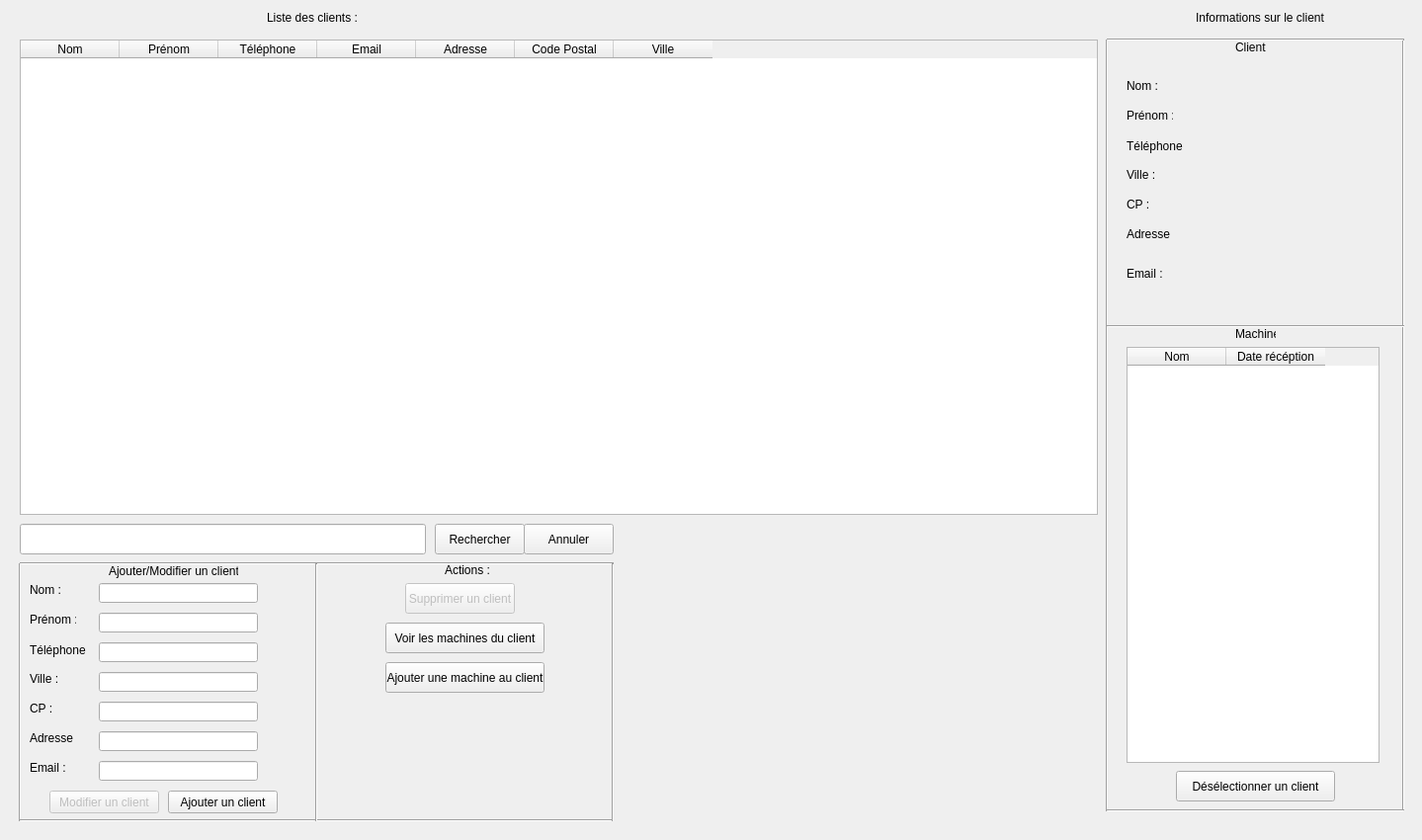
      <widget class="QWidget" name="tabClients">
       <attribute name="title">
        <string>Clients</string>
       </attribute>
       <widget class="QTableWidget" name="tableWidgetClient">
        <property name="geometry">
         <rect>
          <x>20</x>
          <y>40</y>
          <width>1091</width>
          <height>481</height>
         </rect>
        </property>
        <property name="sizeAdjustPolicy">
         <enum>QAbstractScrollArea::AdjustToContents</enum>
        </property>
        <property name="editTriggers">
         <set>QAbstractItemView::NoEditTriggers</set>
        </property>
        <property name="tabKeyNavigation">
         <bool>false</bool>
        </property>
        <property name="alternatingRowColors">
         <bool>true</bool>
        </property>
        <property name="selectionMode">
         <enum>QAbstractItemView::SingleSelection</enum>
        </property>
        <property name="selectionBehavior">
         <enum>QAbstractItemView::SelectRows</enum>
        </property>
        <property name="sortingEnabled">
         <bool>true</bool>
        </property>
        <column>
         <property name="text">
          <string>Nom</string>
         </property>
        </column>
        <column>
         <property name="text">
          <string>Prénom</string>
         </property>
        </column>
        <column>
         <property name="text">
          <string>Téléphone</string>
         </property>
        </column>
        <column>
         <property name="text">
          <string>Email</string>
         </property>
        </column>
        <column>
         <property name="text">
          <string>Adresse</string>
         </property>
        </column>
        <column>
         <property name="text">
          <string>Code Postal</string>
         </property>
        </column>
        <column>
         <property name="text">
          <string>Ville</string>
         </property>
        </column>
       </widget>
       <widget class="QLabel" name="label">
        <property name="geometry">
         <rect>
          <x>270</x>
          <y>10</y>
          <width>91</width>
          <height>16</height>
         </rect>
        </property>
        <property name="text">
         <string>Liste des clients :</string>
        </property>
       </widget>
       <widget class="Line" name="line">
        <property name="geometry">
         <rect>
          <x>1110</x>
          <y>40</y>
          <width>20</width>
          <height>781</height>
         </rect>
        </property>
        <property name="orientation">
         <enum>Qt::Vertical</enum>
        </property>
       </widget>
       <widget class="QLineEdit" name="lineEditRechercheClient">
        <property name="geometry">
         <rect>
          <x>20</x>
          <y>530</y>
          <width>411</width>
          <height>31</height>
         </rect>
        </property>
       </widget>
       <widget class="QPushButton" name="pushButtonRechercher">
        <property name="geometry">
         <rect>
          <x>440</x>
          <y>530</y>
          <width>91</width>
          <height>31</height>
         </rect>
        </property>
        <property name="text">
         <string>Rechercher</string>
        </property>
       </widget>
       <widget class="Line" name="line_2">
        <property name="geometry">
         <rect>
          <x>1410</x>
          <y>40</y>
          <width>20</width>
          <height>781</height>
         </rect>
        </property>
        <property name="orientation">
         <enum>Qt::Vertical</enum>
        </property>
       </widget>
       <widget class="Line" name="line_3">
        <property name="geometry">
         <rect>
          <x>1120</x>
          <y>810</y>
          <width>301</width>
          <height>20</height>
         </rect>
        </property>
        <property name="orientation">
         <enum>Qt::Horizontal</enum>
        </property>
       </widget>
       <widget class="Line" name="line_4">
        <property name="geometry">
         <rect>
          <x>1120</x>
          <y>30</y>
          <width>301</width>
          <height>20</height>
         </rect>
        </property>
        <property name="orientation">
         <enum>Qt::Horizontal</enum>
        </property>
       </widget>
       <widget class="QLabel" name="labelActions">
        <property name="geometry">
         <rect>
          <x>450</x>
          <y>570</y>
          <width>47</width>
          <height>13</height>
         </rect>
        </property>
        <property name="text">
         <string>Actions :</string>
        </property>
       </widget>
       <widget class="QPushButton" name="pushButtonAjouterClient">
        <property name="geometry">
         <rect>
          <x>170</x>
          <y>800</y>
          <width>111</width>
          <height>23</height>
         </rect>
        </property>
        <property name="text">
         <string>Ajouter un client</string>
        </property>
       </widget>
       <widget class="QPushButton" name="pushButtonSupprimerClient">
        <property name="enabled">
         <bool>false</bool>
        </property>
        <property name="geometry">
         <rect>
          <x>410</x>
          <y>590</y>
          <width>111</width>
          <height>31</height>
         </rect>
        </property>
        <property name="text">
         <string>Supprimer un client</string>
        </property>
       </widget>
       <widget class="QPushButton" name="pushButtonVoirMachinesClient">
        <property name="geometry">
         <rect>
          <x>390</x>
          <y>630</y>
          <width>161</width>
          <height>31</height>
         </rect>
        </property>
        <property name="text">
         <string>Voir les machines du client</string>
        </property>
       </widget>
       <widget class="QLineEdit" name="lineEditNom">
        <property name="geometry">
         <rect>
          <x>100</x>
          <y>590</y>
          <width>161</width>
          <height>20</height>
         </rect>
        </property>
       </widget>
       <widget class="QLineEdit" name="lineEditPrenom">
        <property name="geometry">
         <rect>
          <x>100</x>
          <y>620</y>
          <width>161</width>
          <height>20</height>
         </rect>
        </property>
       </widget>
       <widget class="QLineEdit" name="lineEditTelephone">
        <property name="geometry">
         <rect>
          <x>100</x>
          <y>650</y>
          <width>161</width>
          <height>20</height>
         </rect>
        </property>
        <property name="inputMask">
         <string>99 99 99 99 99</string>
        </property>
       </widget>
       <widget class="QLineEdit" name="lineEditVille">
        <property name="geometry">
         <rect>
          <x>100</x>
          <y>680</y>
          <width>161</width>
          <height>20</height>
         </rect>
        </property>
       </widget>
       <widget class="QLineEdit" name="lineEditCP">
        <property name="geometry">
         <rect>
          <x>100</x>
          <y>710</y>
          <width>161</width>
          <height>20</height>
         </rect>
        </property>
       </widget>
       <widget class="QLabel" name="labelNom">
        <property name="geometry">
         <rect>
          <x>30</x>
          <y>590</y>
          <width>47</width>
          <height>13</height>
         </rect>
        </property>
        <property name="text">
         <string>Nom :</string>
        </property>
       </widget>
       <widget class="QLabel" name="labelPrenom">
        <property name="geometry">
         <rect>
          <x>30</x>
          <y>620</y>
          <width>47</width>
          <height>13</height>
         </rect>
        </property>
        <property name="text">
         <string>Prénom :</string>
        </property>
       </widget>
       <widget class="QLabel" name="labelTelephone">
        <property name="geometry">
         <rect>
          <x>30</x>
          <y>650</y>
          <width>61</width>
          <height>16</height>
         </rect>
        </property>
        <property name="text">
         <string>Téléphone :</string>
        </property>
       </widget>
       <widget class="QLabel" name="labelAdresse">
        <property name="geometry">
         <rect>
          <x>30</x>
          <y>740</y>
          <width>47</width>
          <height>13</height>
         </rect>
        </property>
        <property name="text">
         <string>Adresse :</string>
        </property>
       </widget>
       <widget class="QLineEdit" name="lineEditAdresse">
        <property name="geometry">
         <rect>
          <x>100</x>
          <y>740</y>
          <width>161</width>
          <height>20</height>
         </rect>
        </property>
       </widget>
       <widget class="QLabel" name="labelVille">
        <property name="geometry">
         <rect>
          <x>30</x>
          <y>680</y>
          <width>47</width>
          <height>13</height>
         </rect>
        </property>
        <property name="text">
         <string>Ville :</string>
        </property>
       </widget>
       <widget class="QLabel" name="labelCP">
        <property name="geometry">
         <rect>
          <x>30</x>
          <y>710</y>
          <width>47</width>
          <height>13</height>
         </rect>
        </property>
        <property name="text">
         <string>CP :</string>
        </property>
       </widget>
       <widget class="QLabel" name="labelAjouterClient">
        <property name="geometry">
         <rect>
          <x>110</x>
          <y>570</y>
          <width>131</width>
          <height>16</height>
         </rect>
        </property>
        <property name="text">
         <string>Ajouter/Modifier un client :</string>
        </property>
       </widget>
       <widget class="Line" name="line_5">
        <property name="geometry">
         <rect>
          <x>1120</x>
          <y>320</y>
          <width>301</width>
          <height>20</height>
         </rect>
        </property>
        <property name="orientation">
         <enum>Qt::Horizontal</enum>
        </property>
       </widget>
       <widget class="QLineEdit" name="lineEditEmail">
        <property name="geometry">
         <rect>
          <x>100</x>
          <y>770</y>
          <width>161</width>
          <height>20</height>
         </rect>
        </property>
       </widget>
       <widget class="QLabel" name="labelMail">
        <property name="geometry">
         <rect>
          <x>30</x>
          <y>770</y>
          <width>47</width>
          <height>13</height>
         </rect>
        </property>
        <property name="text">
         <string>Email :</string>
        </property>
       </widget>
       <widget class="QPushButton" name="pushButtonAjouterMachineClient">
        <property name="geometry">
         <rect>
          <x>390</x>
          <y>670</y>
          <width>161</width>
          <height>31</height>
         </rect>
        </property>
        <property name="text">
         <string>Ajouter une machine au client</string>
        </property>
       </widget>
       <widget class="Line" name="line_24">
        <property name="geometry">
         <rect>
          <x>10</x>
          <y>570</y>
          <width>21</width>
          <height>261</height>
         </rect>
        </property>
        <property name="orientation">
         <enum>Qt::Vertical</enum>
        </property>
       </widget>
       <widget class="Line" name="line_26">
        <property name="geometry">
         <rect>
          <x>20</x>
          <y>560</y>
          <width>601</width>
          <height>21</height>
         </rect>
        </property>
        <property name="orientation">
         <enum>Qt::Horizontal</enum>
        </property>
       </widget>
       <widget class="Line" name="line_27">
        <property name="geometry">
         <rect>
          <x>20</x>
          <y>820</y>
          <width>601</width>
          <height>21</height>
         </rect>
        </property>
        <property name="orientation">
         <enum>Qt::Horizontal</enum>
        </property>
       </widget>
       <widget class="Line" name="line_28">
        <property name="geometry">
         <rect>
          <x>310</x>
          <y>570</y>
          <width>21</width>
          <height>261</height>
         </rect>
        </property>
        <property name="orientation">
         <enum>Qt::Vertical</enum>
        </property>
       </widget>
       <widget class="Line" name="line_29">
        <property name="geometry">
         <rect>
          <x>610</x>
          <y>570</y>
          <width>21</width>
          <height>261</height>
         </rect>
        </property>
        <property name="orientation">
         <enum>Qt::Vertical</enum>
        </property>
       </widget>
       <widget class="QLabel" name="label_16">
        <property name="geometry">
         <rect>
          <x>1210</x>
          <y>10</y>
          <width>131</width>
          <height>16</height>
         </rect>
        </property>
        <property name="text">
         <string>Informations sur le client :</string>
        </property>
       </widget>
       <widget class="QLabel" name="label_17">
        <property name="geometry">
         <rect>
          <x>1140</x>
          <y>80</y>
          <width>47</width>
          <height>13</height>
         </rect>
        </property>
        <property name="text">
         <string>Nom :</string>
        </property>
       </widget>
       <widget class="QLabel" name="label_18">
        <property name="geometry">
         <rect>
          <x>1140</x>
          <y>110</y>
          <width>47</width>
          <height>13</height>
         </rect>
        </property>
        <property name="text">
         <string>Prénom :</string>
        </property>
       </widget>
       <widget class="QLabel" name="label_19">
        <property name="geometry">
         <rect>
          <x>1140</x>
          <y>140</y>
          <width>61</width>
          <height>16</height>
         </rect>
        </property>
        <property name="text">
         <string>Téléphone :</string>
        </property>
       </widget>
       <widget class="QLabel" name="label_20">
        <property name="geometry">
         <rect>
          <x>1140</x>
          <y>170</y>
          <width>47</width>
          <height>13</height>
         </rect>
        </property>
        <property name="text">
         <string>Ville :</string>
        </property>
       </widget>
       <widget class="QLabel" name="label_21">
        <property name="geometry">
         <rect>
          <x>1140</x>
          <y>200</y>
          <width>47</width>
          <height>13</height>
         </rect>
        </property>
        <property name="text">
         <string>CP :</string>
        </property>
       </widget>
       <widget class="QLabel" name="labelAdresse_2">
        <property name="geometry">
         <rect>
          <x>1140</x>
          <y>230</y>
          <width>47</width>
          <height>13</height>
         </rect>
        </property>
        <property name="text">
         <string>Adresse :</string>
        </property>
       </widget>
       <widget class="QLabel" name="labelMail_2">
        <property name="geometry">
         <rect>
          <x>1140</x>
          <y>270</y>
          <width>47</width>
          <height>13</height>
         </rect>
        </property>
        <property name="text">
         <string>Email :</string>
        </property>
       </widget>
       <widget class="QLabel" name="label_22">
        <property name="geometry">
         <rect>
          <x>1250</x>
          <y>40</y>
          <width>31</width>
          <height>16</height>
         </rect>
        </property>
        <property name="text">
         <string>Client </string>
        </property>
       </widget>
       <widget class="QLabel" name="label_23">
        <property name="geometry">
         <rect>
          <x>1250</x>
          <y>330</y>
          <width>41</width>
          <height>16</height>
         </rect>
        </property>
        <property name="text">
         <string>Machine</string>
        </property>
       </widget>
       <widget class="QTableWidget" name="tableWidgetMachineClient">
        <property name="geometry">
         <rect>
          <x>1140</x>
          <y>351</y>
          <width>256</width>
          <height>421</height>
         </rect>
        </property>
        <property name="editTriggers">
         <set>QAbstractItemView::NoEditTriggers</set>
        </property>
        <column>
         <property name="text">
          <string>Nom</string>
         </property>
        </column>
        <column>
         <property name="text">
          <string>Date récéption</string>
         </property>
        </column>
       </widget>
       <widget class="QLabel" name="labelNomClient">
        <property name="geometry">
         <rect>
          <x>1230</x>
          <y>80</y>
          <width>171</width>
          <height>16</height>
         </rect>
        </property>
        <property name="text">
         <string/>
        </property>
       </widget>
       <widget class="QLabel" name="labelPrenomClient">
        <property name="geometry">
         <rect>
          <x>1230</x>
          <y>110</y>
          <width>171</width>
          <height>16</height>
         </rect>
        </property>
        <property name="text">
         <string/>
        </property>
       </widget>
       <widget class="QLabel" name="labelTelClient">
        <property name="geometry">
         <rect>
          <x>1230</x>
          <y>140</y>
          <width>171</width>
          <height>16</height>
         </rect>
        </property>
        <property name="text">
         <string/>
        </property>
       </widget>
       <widget class="QLabel" name="labelVilleClient">
        <property name="geometry">
         <rect>
          <x>1230</x>
          <y>170</y>
          <width>171</width>
          <height>16</height>
         </rect>
        </property>
        <property name="text">
         <string/>
        </property>
       </widget>
       <widget class="QLabel" name="labelCPClient">
        <property name="geometry">
         <rect>
          <x>1230</x>
          <y>200</y>
          <width>171</width>
          <height>16</height>
         </rect>
        </property>
        <property name="text">
         <string/>
        </property>
       </widget>
       <widget class="QLabel" name="labelAdresseClient">
        <property name="geometry">
         <rect>
          <x>1230</x>
          <y>230</y>
          <width>171</width>
          <height>16</height>
         </rect>
        </property>
        <property name="text">
         <string/>
        </property>
       </widget>
       <widget class="QLabel" name="labelEmailClient">
        <property name="geometry">
         <rect>
          <x>1220</x>
          <y>270</y>
          <width>181</width>
          <height>16</height>
         </rect>
        </property>
        <property name="text">
         <string/>
        </property>
       </widget>
       <widget class="QPushButton" name="pushButtonModifierClient">
        <property name="enabled">
         <bool>false</bool>
        </property>
        <property name="geometry">
         <rect>
          <x>50</x>
          <y>800</y>
          <width>111</width>
          <height>23</height>
         </rect>
        </property>
        <property name="text">
         <string>Modifier un client</string>
        </property>
       </widget>
       <widget class="QPushButton" name="pushButtonRechercher_2">
        <property name="geometry">
         <rect>
          <x>530</x>
          <y>530</y>
          <width>91</width>
          <height>31</height>
         </rect>
        </property>
        <property name="text">
         <string>Annuler</string>
        </property>
       </widget>
       <widget class="QPushButton" name="pushButtonDeselectionner">
        <property name="geometry">
         <rect>
          <x>1190</x>
          <y>780</y>
          <width>161</width>
          <height>31</height>
         </rect>
        </property>
        <property name="text">
         <string>Désélectionner un client</string>
        </property>
       </widget>
      </widget>
